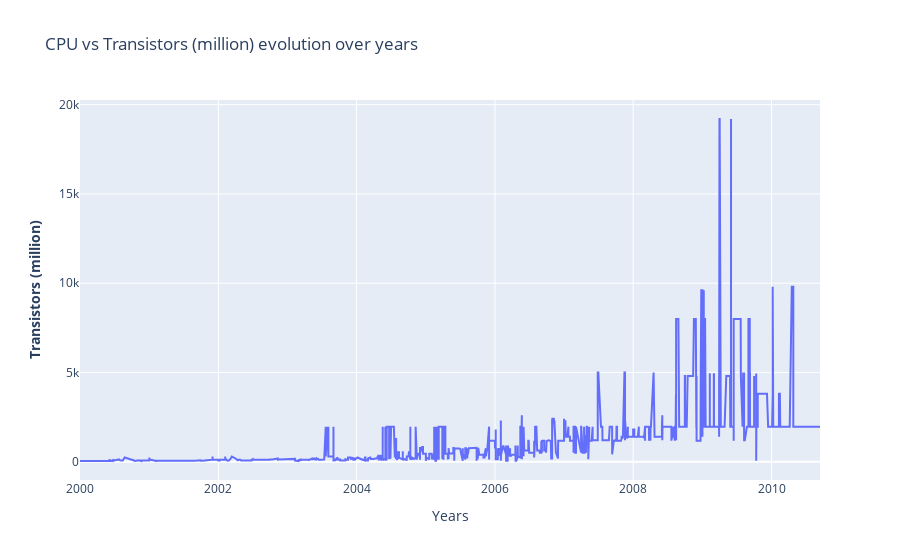
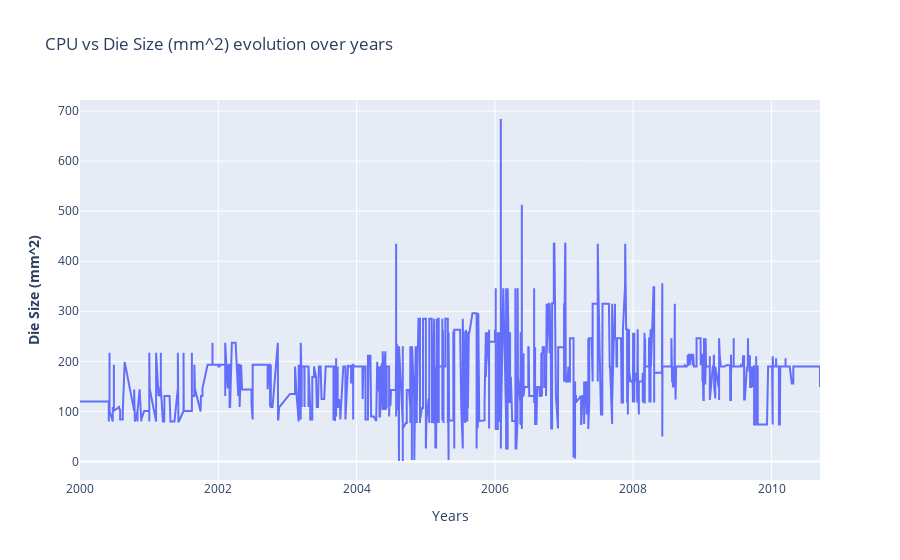

Write notebook code for charts like these, in order.
### Markdown cell above
#### CPU

### Code cell
fig_transistors = make_subplots()
fig_die = make_subplots()

# Add traces
fig_transistors.add_trace(
    go.Scatter(x= df_an.index, y=df_cpu["Transistors (million)"] ,name= "CPU")
)
# Add figure title
fig_transistors.update_layout(
    title_text="CPU vs Transistors (million) evolution over years"
)
# Set x-axis title
fig_transistors.update_xaxes(title_text="Years")
# Set y-axes titles
fig_transistors.update_yaxes(title_text="<b>Transistors (million)", secondary_y=False)

# Add traces
fig_die.add_trace(
    go.Scatter(x= df_an.index, y=df_cpu["Die Size (mm^2)"] ,name= "CPU")
)
# Add figure title
fig_die.update_layout(
    title_text="CPU vs Die Size (mm^2) evolution over years"
)
# Set x-axis title
fig_die.update_xaxes(title_text="Years")
# Set y-axes titles
fig_die.update_yaxes(title_text="<b>Die Size (mm^2)", secondary_y=False)

fig_transistors.show()
fig_die.show()

### Figure 1 — Plotly figure (JSON) as saved in the notebook; plotly's stock layout.template omitted (floating-point values rounded to 4 significant figures; data arrays with more than 128 entries replaced by an {"elided": "..."} marker saying what was removed)
{"data": [{"name": "CPU", "type": "scatter", "x": {"elided": "4742 str values"}, "y": {"elided": "2141 float values"}}], "layout": {"title": {"text": "CPU vs Transistors (million) evolution over years"}, "xaxis": {"anchor": "y", "domain": [0, 1], "title": {"text": "Years"}}, "yaxis": {"anchor": "x", "domain": [0, 1], "title": {"text": "<b>Transistors (million)"}}}}

### Figure 2 — Plotly figure (JSON) as saved in the notebook; plotly's stock layout.template omitted (floating-point values rounded to 4 significant figures; data arrays with more than 128 entries replaced by an {"elided": "..."} marker saying what was removed)
{"data": [{"name": "CPU", "type": "scatter", "x": {"elided": "4742 str values"}, "y": {"elided": "2141 float values"}}], "layout": {"title": {"text": "CPU vs Die Size (mm^2) evolution over years"}, "xaxis": {"anchor": "y", "domain": [0, 1], "title": {"text": "Years"}}, "yaxis": {"anchor": "x", "domain": [0, 1], "title": {"text": "<b>Die Size (mm^2)"}}}}
